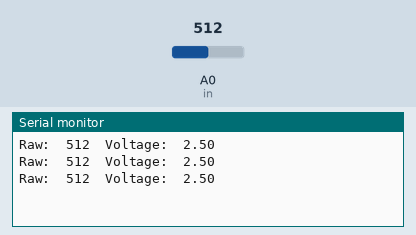
Simulated run of this sketch. Board: Arduino Uno, built with avr-gcc and run on an emulated ATmega328P. Shown: the last lines printed to the serial monitor. Inputs (shaded band) come from the test bench; at power-on: A0 (in) = 512.

Above: at 1.3 s.
1.4 s: A0 (in) set to 716
At 1.9 s:
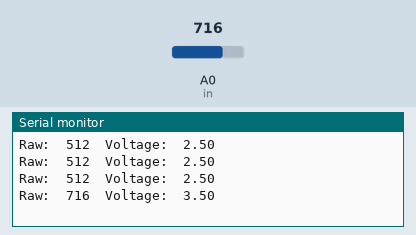
2.9 s: A0 (in) set to 900
At 3.4 s:
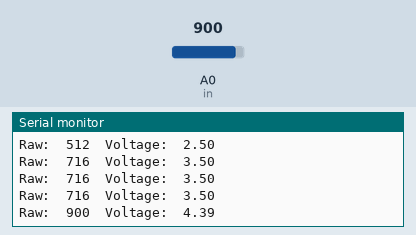
Timing chart, 0 to 5.9 s (numbered marks = the images above; inputs shaded):
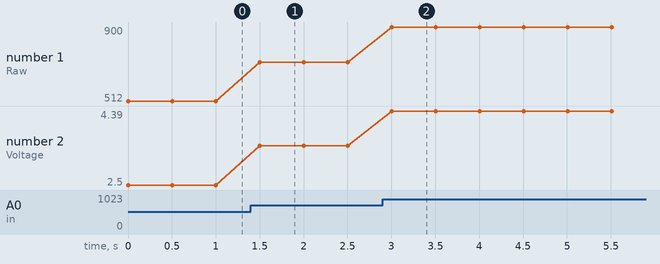

Measured:
- after the input at 1.4 s, the serial monitor: prints a new line after 0.10 s (image 1)
- after the input at 2.9 s, the serial monitor: prints a new line after 0.11 s (image 2)
- plotted number 1: 512 → 716 after the input at 1.4 s, 716 → 900 after the input at 2.9 s
- plotted number 2: 2.5 → 3.5 after the input at 1.4 s, 3.5 → 4.39 after the input at 2.9 s

The sketch:

20_7_20_voltmeter.ino
```cpp
#define in A0

void setup() {
  pinMode(in, INPUT);
  Serial.begin(115200);
}

void loop() {
 int val = analogRead(in);
 float voltage = float(val)/1024.0 *5.0;
 Serial.print("Raw:  ");
 Serial.print(val);
 Serial.print("\tVoltage:  ");
 Serial.println(voltage);
 delay(500);
}
```
